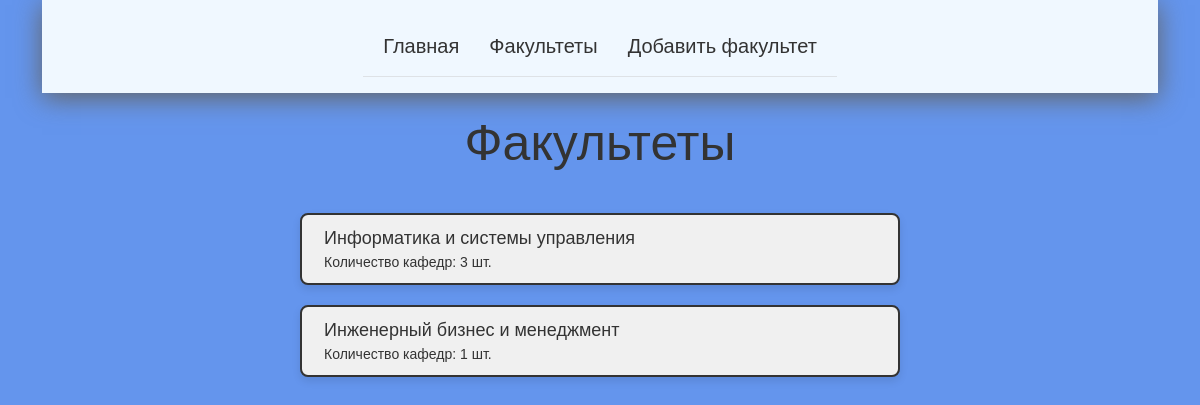
The page /faculties on the database its author committed.
### app.py (models this page shows)
class Faculty(db.Model):
    id = db.Column(db.Integer, primary_key=True)
    facultyName = db.Column(db.String(100), nullable=False)
    departments = db.relationship('Department', backref='faculty', lazy=True)
    @property
    def departmentNumber(self):
        return len(self.departments)

### app.py (the view)
@app.route("/faculties")
def faculties():
    faculties = Faculty.query.all()
    return render_template('faculties.html', faculties=faculties)

### templates/faculties.html (shortened to what this page needs)
{% extends 'base.html' %}
{% block contentTitle %}
Факультеты
{% endblock %}
{% block content %}
{% for faculty in faculties %}
<div class="row">
    <a href="/faculties/departments/id={{ faculty.id }}" class="rowMainLabelRef">{{ faculty.facultyName }}</a>
    <div class="rowSecondaryLabel">Количество кафедр: {{ faculty.departmentNumber }} шт.</div>
</div>
{% endfor %}
{% endblock %}

### static/css/main.css (style rules this page uses)
body { background-color: cornflowerblue; }
.row { width: 600px; background-color: #f0f0f0; border: 2px solid #333; border-radius: 8px; display: flex; align-items: center; margin: 20px auto; padding: 10px; box-shadow: 0 4px 8px rgba(0,0,0,0.1); }
.row .rowMainLabelRef { font-family: Arial, sans-serif; font-size: 18px; color: #333; text-align: left; text-decoration: none; }
.row .rowSecondaryLabel { font-family: Arial, sans-serif; font-size: 14px; color: #333; text-align: left; }

### rows shown on the page
Faculty: facultyName "Информатика и системы управления", departmentNumber "3"
Faculty: facultyName "Инженерный бизнес и менеджмент", departmentNumber "1"
